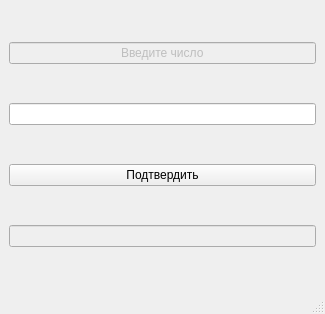
<?xml version="1.0" encoding="UTF-8"?>
<ui version="4.0">
 <class>MainWindow</class>
 <widget class="QMainWindow" name="MainWindow">
  <property name="geometry">
   <rect>
    <x>0</x>
    <y>0</y>
    <width>325</width>
    <height>314</height>
   </rect>
  </property>
  <property name="windowTitle">
   <string>MainWindow</string>
  </property>
  <widget class="QWidget" name="centralwidget">
   <layout class="QGridLayout" name="gridLayout">
    <item row="0" column="0">
     <widget class="QLineEdit" name="lineEdit">
      <property name="enabled">
       <bool>false</bool>
      </property>
      <property name="text">
       <string>Введите число</string>
      </property>
      <property name="alignment">
       <set>Qt::AlignCenter</set>
      </property>
     </widget>
    </item>
    <item row="1" column="0">
     <widget class="QLineEdit" name="lineEdit_2">
      <property name="alignment">
       <set>Qt::AlignCenter</set>
      </property>
     </widget>
    </item>
    <item row="2" column="0">
     <widget class="QPushButton" name="pushButton">
      <property name="text">
       <string>Подтвердить</string>
      </property>
     </widget>
    </item>
    <item row="3" column="0">
     <widget class="QLineEdit" name="lineEdit_3">
      <property name="enabled">
       <bool>false</bool>
      </property>
      <property name="alignment">
       <set>Qt::AlignCenter</set>
      </property>
     </widget>
    </item>
   </layout>
  </widget>
  <widget class="QMenuBar" name="menubar">
   <property name="geometry">
    <rect>
     <x>0</x>
     <y>0</y>
     <width>325</width>
     <height>22</height>
    </rect>
   </property>
  </widget>
  <widget class="QStatusBar" name="statusbar"/>
 </widget>
 <resources/>
 <connections/>
</ui>
